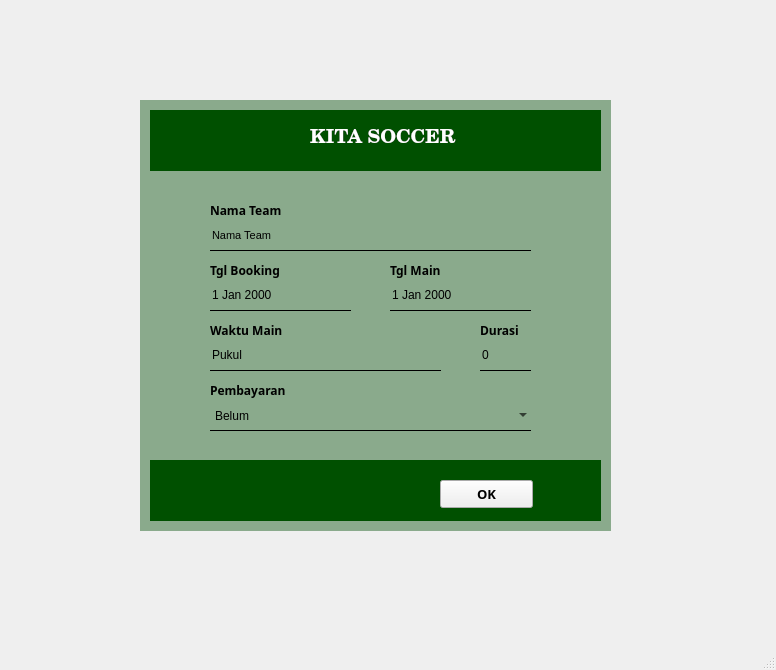
<?xml version="1.0" encoding="UTF-8"?>
<ui version="4.0">
 <class>MainWindow</class>
 <widget class="QMainWindow" name="MainWindow">
  <property name="geometry">
   <rect>
    <x>0</x>
    <y>0</y>
    <width>776</width>
    <height>670</height>
   </rect>
  </property>
  <property name="windowTitle">
   <string>MainWindow</string>
  </property>
  <widget class="QWidget" name="centralwidget">
   <widget class="QLabel" name="label_background1">
    <property name="geometry">
     <rect>
      <x>0</x>
      <y>0</y>
      <width>771</width>
      <height>621</height>
     </rect>
    </property>
    <property name="styleSheet">
     <string notr="true">background-image: url(:/newPrefix/Documents/GUI/Postest/lapangan.jpg);</string>
    </property>
    <property name="text">
     <string/>
    </property>
    <property name="pixmap">
     <pixmap resource="../../../Pictures/test2.qrc">:/newPrefix/Documents/GUI/Postest/lapangan.jpg</pixmap>
    </property>
    <property name="scaledContents">
     <bool>true</bool>
    </property>
   </widget>
   <widget class="QLabel" name="label_background2">
    <property name="geometry">
     <rect>
      <x>140</x>
      <y>100</y>
      <width>471</width>
      <height>431</height>
     </rect>
    </property>
    <property name="styleSheet">
     <string notr="true">BACKGROUND:rgb(138, 170, 140)</string>
    </property>
    <property name="text">
     <string/>
    </property>
   </widget>
   <widget class="QLabel" name="label_background3">
    <property name="geometry">
     <rect>
      <x>150</x>
      <y>110</y>
      <width>451</width>
      <height>61</height>
     </rect>
    </property>
    <property name="styleSheet">
     <string notr="true">BACKGROUND:rgb(0, 80, 0)</string>
    </property>
    <property name="text">
     <string/>
    </property>
   </widget>
   <widget class="QLabel" name="label_logo_bola">
    <property name="geometry">
     <rect>
      <x>250</x>
      <y>110</y>
      <width>61</width>
      <height>61</height>
     </rect>
    </property>
    <property name="styleSheet">
     <string notr="true">image: url(:/newPrefix/ball.png);</string>
    </property>
    <property name="text">
     <string/>
    </property>
   </widget>
   <widget class="QLabel" name="label_kita_soccer">
    <property name="geometry">
     <rect>
      <x>310</x>
      <y>110</y>
      <width>181</width>
      <height>61</height>
     </rect>
    </property>
    <property name="font">
     <font>
      <family>Century</family>
      <weight>75</weight>
      <bold>true</bold>
     </font>
    </property>
    <property name="styleSheet">
     <string notr="true"/>
    </property>
    <property name="text">
     <string>&lt;html&gt;&lt;head/&gt;&lt;body&gt;&lt;p&gt;&lt;span style=&quot; font-size:14pt; color:#ffffff;&quot;&gt;KITA SOCCER&lt;/span&gt;&lt;/p&gt;&lt;/body&gt;&lt;/html&gt;</string>
    </property>
   </widget>
   <widget class="QLabel" name="label_background4">
    <property name="geometry">
     <rect>
      <x>150</x>
      <y>460</y>
      <width>451</width>
      <height>61</height>
     </rect>
    </property>
    <property name="styleSheet">
     <string notr="true">BACKGROUND:rgb(0, 80, 0)</string>
    </property>
    <property name="text">
     <string/>
    </property>
   </widget>
   <widget class="QLabel" name="label_nama_team">
    <property name="geometry">
     <rect>
      <x>210</x>
      <y>200</y>
      <width>101</width>
      <height>21</height>
     </rect>
    </property>
    <property name="font">
     <font>
      <family>Arial Black</family>
      <pointsize>9</pointsize>
      <weight>75</weight>
      <bold>true</bold>
     </font>
    </property>
    <property name="styleSheet">
     <string notr="true">color: rgb(0, 0, 0);</string>
    </property>
    <property name="text">
     <string>&lt;html&gt;&lt;head/&gt;&lt;body&gt;&lt;p&gt;&lt;span style=&quot; color:#000000;&quot;&gt;Nama Team&lt;/span&gt;&lt;/p&gt;&lt;/body&gt;&lt;/html&gt;</string>
    </property>
   </widget>
   <widget class="QLabel" name="label_booking">
    <property name="geometry">
     <rect>
      <x>210</x>
      <y>260</y>
      <width>111</width>
      <height>21</height>
     </rect>
    </property>
    <property name="font">
     <font>
      <family>Arial Black</family>
      <pointsize>9</pointsize>
      <weight>75</weight>
      <bold>true</bold>
     </font>
    </property>
    <property name="text">
     <string>&lt;html&gt;&lt;head/&gt;&lt;body&gt;&lt;p&gt;&lt;span style=&quot; color:#000000;&quot;&gt;Tgl Booking&lt;/span&gt;&lt;/p&gt;&lt;/body&gt;&lt;/html&gt;</string>
    </property>
   </widget>
   <widget class="QLabel" name="label_main">
    <property name="geometry">
     <rect>
      <x>390</x>
      <y>260</y>
      <width>81</width>
      <height>21</height>
     </rect>
    </property>
    <property name="font">
     <font>
      <family>Arial Black</family>
      <pointsize>9</pointsize>
      <weight>75</weight>
      <bold>true</bold>
     </font>
    </property>
    <property name="text">
     <string>&lt;html&gt;&lt;head/&gt;&lt;body&gt;&lt;p&gt;&lt;span style=&quot; color:#000000;&quot;&gt;Tgl Main&lt;/span&gt;&lt;/p&gt;&lt;/body&gt;&lt;/html&gt;</string>
    </property>
   </widget>
   <widget class="QLabel" name="label_durasi">
    <property name="geometry">
     <rect>
      <x>480</x>
      <y>320</y>
      <width>61</width>
      <height>21</height>
     </rect>
    </property>
    <property name="font">
     <font>
      <family>Arial Black</family>
      <pointsize>9</pointsize>
      <weight>75</weight>
      <bold>true</bold>
     </font>
    </property>
    <property name="text">
     <string>&lt;html&gt;&lt;head/&gt;&lt;body&gt;&lt;p&gt;&lt;span style=&quot; color:#000000;&quot;&gt;Durasi&lt;/span&gt;&lt;/p&gt;&lt;/body&gt;&lt;/html&gt;</string>
    </property>
   </widget>
   <widget class="QLabel" name="label_pembayaran">
    <property name="geometry">
     <rect>
      <x>210</x>
      <y>380</y>
      <width>111</width>
      <height>21</height>
     </rect>
    </property>
    <property name="font">
     <font>
      <family>Arial Black</family>
      <pointsize>9</pointsize>
      <weight>75</weight>
      <bold>true</bold>
     </font>
    </property>
    <property name="text">
     <string>&lt;html&gt;&lt;head/&gt;&lt;body&gt;&lt;p&gt;&lt;span style=&quot; color:#000000;&quot;&gt;Pembayaran&lt;/span&gt;&lt;/p&gt;&lt;/body&gt;&lt;/html&gt;</string>
    </property>
   </widget>
   <widget class="QDateEdit" name="date_booking">
    <property name="geometry">
     <rect>
      <x>210</x>
      <y>280</y>
      <width>141</width>
      <height>31</height>
     </rect>
    </property>
    <property name="font">
     <font>
      <family>Arial</family>
     </font>
    </property>
    <property name="styleSheet">
     <string notr="true">background: transparent;
color:black;
border:none;
border-bottom:1px solid</string>
    </property>
   </widget>
   <widget class="QLineEdit" name="line_nama_team">
    <property name="geometry">
     <rect>
      <x>210</x>
      <y>220</y>
      <width>321</width>
      <height>31</height>
     </rect>
    </property>
    <property name="font">
     <font>
      <family>Arial</family>
      <pointsize>8</pointsize>
     </font>
    </property>
    <property name="styleSheet">
     <string notr="true">background: transparent;
color:black;
border:none;
border-bottom:1px solid</string>
    </property>
    <property name="text">
     <string>Nama Team</string>
    </property>
   </widget>
   <widget class="QDateEdit" name="date_main">
    <property name="geometry">
     <rect>
      <x>390</x>
      <y>280</y>
      <width>141</width>
      <height>31</height>
     </rect>
    </property>
    <property name="font">
     <font>
      <family>Arial</family>
     </font>
    </property>
    <property name="styleSheet">
     <string notr="true">background: transparent;
color:black;
border:none;
border-bottom:1px solid</string>
    </property>
   </widget>
   <widget class="QSpinBox" name="spin_durasi">
    <property name="geometry">
     <rect>
      <x>480</x>
      <y>340</y>
      <width>51</width>
      <height>31</height>
     </rect>
    </property>
    <property name="font">
     <font>
      <family>Arial</family>
     </font>
    </property>
    <property name="styleSheet">
     <string notr="true">background: transparent;
color:black;
border:none;
border-bottom:1px solid</string>
    </property>
   </widget>
   <widget class="QComboBox" name="combo_pembayaran">
    <property name="geometry">
     <rect>
      <x>210</x>
      <y>400</y>
      <width>321</width>
      <height>31</height>
     </rect>
    </property>
    <property name="font">
     <font>
      <family>Arial</family>
     </font>
    </property>
    <property name="styleSheet">
     <string notr="true">background: transparent;
color:black;
border:none;
border-bottom:1px solid</string>
    </property>
    <item>
     <property name="text">
      <string>Belum</string>
     </property>
    </item>
    <item>
     <property name="text">
      <string>Lunas</string>
     </property>
    </item>
   </widget>
   <widget class="QPushButton" name="push_OK">
    <property name="geometry">
     <rect>
      <x>440</x>
      <y>480</y>
      <width>93</width>
      <height>28</height>
     </rect>
    </property>
    <property name="font">
     <font>
      <family>Arial Black</family>
      <pointsize>10</pointsize>
      <weight>75</weight>
      <bold>true</bold>
     </font>
    </property>
    <property name="text">
     <string>OK</string>
    </property>
   </widget>
   <widget class="QLabel" name="label_waktu_main">
    <property name="geometry">
     <rect>
      <x>210</x>
      <y>320</y>
      <width>111</width>
      <height>21</height>
     </rect>
    </property>
    <property name="font">
     <font>
      <family>Arial Black</family>
      <pointsize>9</pointsize>
      <weight>75</weight>
      <bold>true</bold>
     </font>
    </property>
    <property name="styleSheet">
     <string notr="true">color: rgb(255, 255, 255);</string>
    </property>
    <property name="text">
     <string>&lt;html&gt;&lt;head/&gt;&lt;body&gt;&lt;p&gt;&lt;span style=&quot; color:#000000;&quot;&gt;Waktu Main&lt;/span&gt;&lt;/p&gt;&lt;/body&gt;&lt;/html&gt;</string>
    </property>
   </widget>
   <widget class="QLineEdit" name="line_waktu_main">
    <property name="geometry">
     <rect>
      <x>210</x>
      <y>340</y>
      <width>231</width>
      <height>31</height>
     </rect>
    </property>
    <property name="font">
     <font>
      <family>Arial</family>
     </font>
    </property>
    <property name="styleSheet">
     <string notr="true">background: transparent;
color:black;
border:none;
border-bottom:1px solid</string>
    </property>
    <property name="text">
     <string>Pukul</string>
    </property>
   </widget>
  </widget>
  <widget class="QMenuBar" name="menubar">
   <property name="geometry">
    <rect>
     <x>0</x>
     <y>0</y>
     <width>776</width>
     <height>26</height>
    </rect>
   </property>
  </widget>
  <widget class="QStatusBar" name="statusbar"/>
 </widget>
 <resources>
  <include location="../../../Pictures/test2.qrc"/>
 </resources>
 <connections/>
</ui>
